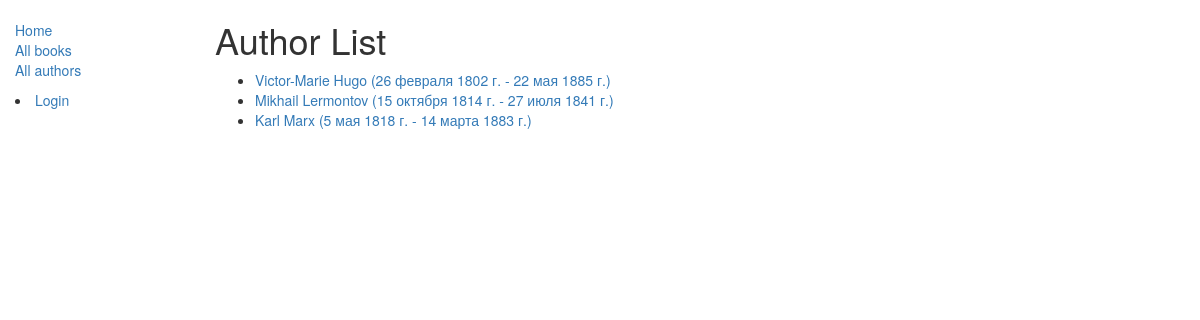
/catalog/author/, run on the app's committed database.
### catalog/models.py (models this page shows, shortened)
class Author(models.Model):
    first_name = models.CharField(max_length=100)
    last_name = models.CharField(max_length=100)
    date_of_birth = models.DateField(null=True, blank=True)
    date_of_death = models.DateField('Died', null=True, blank=True)
    def get_absolute_url(self):
        return reverse('author-detail', args=[str(self.id)])

### catalog/views.py (the view)
# urls.py: path('author/', views.AuthorListView.as_view(), name='authors'),
class AuthorListView(generic.ListView):
    model = Author
    template_name = 'author_list.html'
    paginate_by = 10

### catalog/templates/author_list.html
{% extends "base_generic.html" %}
{% block content %}
    <h1>Author List</h1>
    {% if author_list %}
    <ul>
      {% for author in author_list %}
      <li>
        <a href="{{ author.get_absolute_url }}">{{ author.first_name }} {{ author.last_name }} ({{ author.date_of_birth }} - {{ author.date_of_death }}) </a>
      </li>
      {% endfor %}
    </ul>
    {% else %}
      <p>There are no authors in the library.</p>
    {% endif %}
{% endblock %}

### data on the page
Author: first_name "Victor-Marie", last_name "Hugo", date_of_birth "26 февраля 1802 г.", date_of_death "22 мая 1885 г."
Author: first_name "Mikhail", last_name "Lermontov", date_of_birth "15 октября 1814 г.", date_of_death "27 июля 1841 г."
Author: first_name "Karl", last_name "Marx", date_of_birth "5 мая 1818 г.", date_of_death "14 марта 1883 г."
